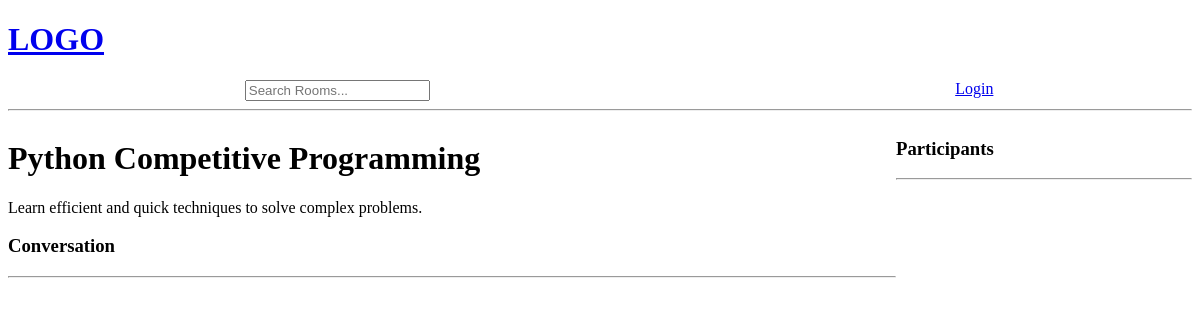
The app's page /room/5 with its own data.
### base/models.py (models this page shows, shortened)
class Room(models.Model):
    host = models.ForeignKey(User, on_delete=models.SET_NULL, null=True)
    topic = models.ForeignKey(Topic, on_delete=models.SET_NULL, null=True)
    name = models.CharField(max_length=200)
    description = models.TextField(null=True, blank=True)
    participants = models.ManyToManyField(User, related_name='participants', blank=True)
    updated = models.DateTimeField(auto_now=True)
    created = models.DateTimeField(auto_now_add=True)
    class Meta:
        ordering = ['-updated', '-created']

### base/views.py (the view, shortened to what this page needs)
# urls.py: path('room/<int:pk>', views.room,name="room"),
def room(request,pk):
    room = Room.objects.get(id=pk)
    room_messages = room.message_set.all()
    participants = room.participants.all()
    context = {'room': room, 'room_messages': room_messages, 'participants': participants}
    return render(request,'base/room.html', context)

### base/templates/base/room.html (shortened to what this page needs)
{% extends 'main.html' %}
{% load static %}
{% block content%}
<div class="room-container">
    <div>
        <h1>{{room.name}}</h1>
        <p>{{room.description}}</p>
        <div class="comment-wrapper">
            <h3>Conversation</h3>
            <hr>
        </div>
    </div>
    <div>
        <h3>Participants</h3>
        <hr>
    </div>
</div>
{% endblock content %}

### base/static/css/homeStyle.css (style rules this page uses)
.room-container { display: grid; grid-template-columns: 3fr 1fr; }

### records on screen
Room: name "Python Competitive Programming", description "Learn efficient and quick techniques to solve complex problems."
